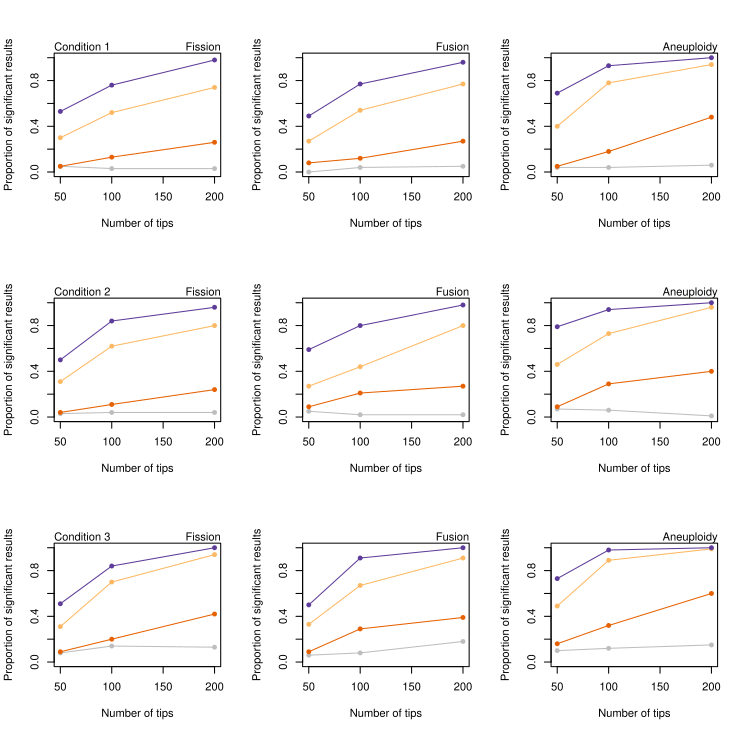

Reproduce this figure in R.
# Terrence Sylvester
# pradakshanas@gmail.com
# 3rd February 2022

# load libraries
library(coda)
# get helper functions
source("../rscripts/functions.R")
# list MCMC results
files <- dir("../results/simData-MCMC/")
files <- files[grep("cond", files)]
# make a data frame to hold final results
dat <- as.data.frame(matrix(data = NA,
                            nrow = length(files),
                            ncol = 4))
colnames(dat) <- c("sim", "sigFission", "sigFusion", "sigAneuploidy")
# run loop to get power at each condition
for(i in 1:length(files)){
  # load MCMC results
  load(paste("../results/simData-MCMC/",files[i], sep = ""))
  # plot likelihood
  plotlikMCMC(data = results, burn = 0.5)
  # get number of significant results
  sigResults <- HPDcalc(MCMC = results,
                        polyploidy = F,
                        nsim = 100,
                        plot = F,
                        burn = 0.5)
  # fill in the table
  dat$sim[i] <- files[i]
  dat$sigFission[i] <- sigResults$sigFission
  dat$sigFusion[i] <- sigResults$sigFusion
  dat$sigAneuploidy[i] <- sigResults$sigAneuploidy
  # remove unwanted results
  rm(results, pbrn, sigResults)
}
# make new columns to get ntip, rr and condition for plotting
dat$tips <- rep(rep(c(100,200,50), each = 4), 3)
dat$rr <- rep(c(1,10,2,5),9)
dat$cond <- rep(c(1,2,3), each = 12)
# sort data table by tip number
dat <- dat[order(dat$tips),]
# plot
par(mfrow = c(3,3))
for(i in 1:3){
  # Fission
  plot(x = NULL,
       y = NULL,
       xlab = "Number of tips",
       ylab = "Proportion of significant results",
       xlim = c(50,200),
       ylim = c(0,1))
  lines(x = dat$tips[dat$cond == i & dat$rr == 1], y = dat$sigFission[dat$cond == i & dat$rr == 1],type = "o",col = "gray", pch = 16)
  lines(x = dat$tips[dat$cond == i & dat$rr == 2], y = dat$sigFission[dat$cond == i & dat$rr == 2],type = "o",col = "#e66101", pch = 16)
  lines(x = dat$tips[dat$cond == i & dat$rr == 5], y = dat$sigFission[dat$cond == i & dat$rr == 5],type = "o",col = "#fdb863", pch = 16)
  lines(x = dat$tips[dat$cond == i & dat$rr == 10], y = dat$sigFission[dat$cond == i & dat$rr == 10],type = "o",col = "#5e3c99", pch = 16)
  mtext(text = paste("Condition", i),side = 3,adj = 0,
        cex = 0.7)
  mtext(text = "Fission",side = 3,adj = 1,
        cex = 0.7)
  # if(i == 1){
  # # # add legend
  # legend("topleft",inset=.02,
  #        legend=c("1",
  #                 "2",
  #                 "5",
  #                 "10"),
  #        col=c("gray","#e66101" ,"#fdb863" ,"#5e3c99"),
  #        lty=1,
  #        cex=1,
  #        lwd = 2,title = "Rates ratio")
  # }
  # Fusuin
  plot(x = NULL,
       y = NULL,
       xlab = "Number of tips",
       ylab = "Proportion of significant results",
       xlim = c(50,200),
       ylim = c(0,1))
  lines(x = dat$tips[dat$cond == i & dat$rr == 1], y = dat$sigFusion[dat$cond == i & dat$rr == 1],type = "o", col = "gray", pch = 16)
  lines(x = dat$tips[dat$cond == i & dat$rr == 2], y = dat$sigFusion[dat$cond == i & dat$rr == 2],type = "o", col = "#e66101", pch = 16)
  lines(x = dat$tips[dat$cond == i & dat$rr == 5], y = dat$sigFusion[dat$cond == i & dat$rr == 5],type = "o", col = "#fdb863", pch = 16)
  lines(x = dat$tips[dat$cond == i & dat$rr == 10], y = dat$sigFusion[dat$cond == i & dat$rr == 10],type = "o", col = "#5e3c99", pch = 16)
  mtext(text = "Fusion",side = 3,adj = 1,
        cex = 0.7)
  # Aneuploidy
  plot(x = NULL,
       y = NULL,
       xlab = "Number of tips",
       ylab = "Proportion of significant results",
       xlim = c(50,200),
       ylim = c(0,1))
  lines(x = dat$tips[dat$cond == i & dat$rr == 1], y = dat$sigAneuploidy[dat$cond == i & dat$rr == 1],type = "o",col = "gray", pch = 16)
  lines(x = dat$tips[dat$cond == i & dat$rr == 2], y = dat$sigAneuploidy[dat$cond == i & dat$rr == 2],type = "o",col = "#e66101", pch = 16)
  lines(x = dat$tips[dat$cond == i & dat$rr == 5], y = dat$sigAneuploidy[dat$cond == i & dat$rr == 5],type = "o", col = "#fdb863", pch = 16)
  lines(x = dat$tips[dat$cond == i & dat$rr == 10], y = dat$sigAneuploidy[dat$cond == i & dat$rr == 10],type = "o",col = "#5e3c99", pch = 16)
  mtext(text = "Aneuploidy",side = 3,adj = 1,
        cex = 0.7)
  
}
